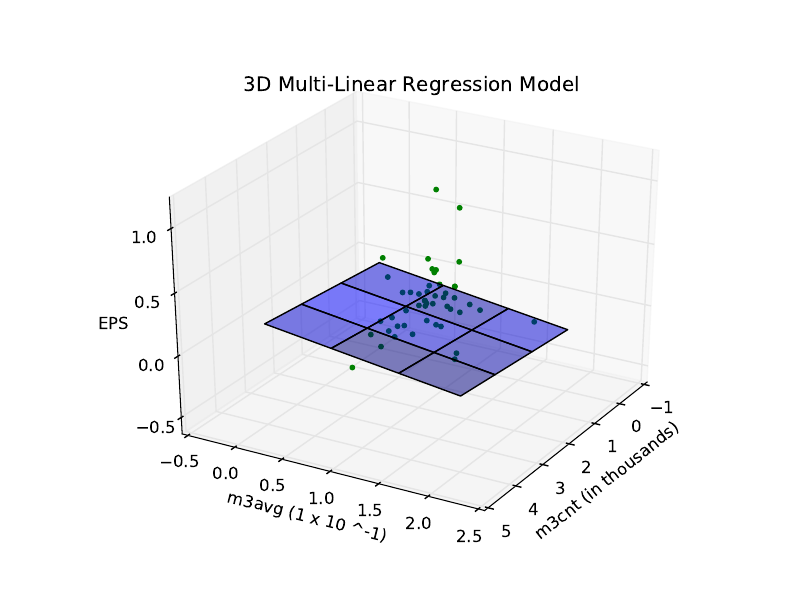

The script that saved this image:
import numpy as np
import matplotlib.pyplot as plt
import random
from mpl_toolkits.mplot3d import Axes3D

def three_d_plot(df, beta_list, exp_lst, result_var):
    '''
    Inputs: dataframe, a list of beta_scores,
    a list of explanatory variables (only two), the result variable.

    Outputs: A 3D graph
    '''
    max_v1 = max(df[exp_lst[0]].values)
    min_v1 = min(df[exp_lst[0]].values)
    max_v2 = max(df[exp_lst[1]].values)
    min_v2 = min(df[exp_lst[1]].values)
    xx, yy = np.mgrid[min_v1:max_v1:30j, min_v2:max_v2:30j]
    points = df[[exp_lst[0], exp_lst[1]]]
    c, a, b = beta_list
    normal = np.array([(-a/c), (-b/c), (1/c)])
    point = np.array([0,0,c])
    d = -1
    z = (-normal[0]*xx - normal[1]*yy - d)*1/(normal[2])

    #scales the graph to see results better
    if max_v1 > 1000:
        max_v1 = max_v1/1000
        min_v1 = min_v1/1000
        x_label = ' (in thousands)'
        x_factor = .001
    else:
        max_v1 = max_v1*10
        min_v1 = min_v1*10
        x_label = ' (1 x 10 ^-1)'
        x_factor = 10

    if max_v2 > 1000:
        max_v2 = max_v1/1000
        min_v2 = min_v1/1000
        y_label = ' (in thousands)'
        y_factor = .001
    else:
        max_v2 = max_v2*10
        min_v2 = min_v2*10
        y_label = ' (1 x 10 ^-1)'
        y_factor = 10

    points = df[[exp_lst[0], exp_lst[1]]]
    c, a, b = beta_list
    normal = np.array([(-a/c), (-b/c), (1/c)])
    point = np.array([0,0,c])
    d = -1
    x_lo_bound = int(min_v1 - min_v1*0.1)
    x_up_bound = int(max_v1 + max_v1*0.1)
    y_lo_bound = int(min_v2 - min_v2*0.1)
    y_up_bound = int(max_v2 + max_v2*0.1)
    xx_fit, yy_fit = np.mgrid[x_lo_bound:x_up_bound:30j, y_lo_bound:y_up_bound:30j]
    z1 = (-normal[0]*xx - normal[1]*yy - d)*1/(normal[2])
    plt3d = plt.figure().gca(projection='3d')
    plt3d.plot_surface(xx_fit,yy_fit,z, color='blue', alpha=0.5)
    ax = plt.gca()
    ax.hold(True)
    points = df[[exp_lst[0], exp_lst[1], result_var]].values
    points = points.astype(np.float)
    for point in points:
       ax.scatter(point[0]*x_factor, point[1]*y_factor, point[2], s=10, color='green')
    ax.view_init(azim=30)
    ax.set_xlabel(exp_lst[0] + x_label)
    ax.set_ylabel(exp_lst[1] + y_label)
    ax.set_zlabel(result_var)
    ax.set_title('3D Multi-Linear Regression Model')
    plt.savefig('3dplot.pdf')
    plt.close()

def residual_plot(df, beta_list, exp_lst, result_var):
    '''
    Inputs: dataframe, a list of beta_scores,
    a list of explanatory variables, the result variable.

    Outputs: A residual graph
    '''
    c, a, b = beta_list
    points = df[[exp_lst[0], exp_lst[1], result_var]].values
    points = points.astype(np.float)
    plt.plot([0,50], [0,0], 'k-')
    x = []
    dif_list = []
    for i in range(len(points)):
        z = c + a*(points[i][0]) + b*(points[i][1])
        difference = z - points[i][2]
        x.append(i)
        dif_list.append(difference)
    plt.plot(x, dif_list, 'o')
    plt.ylabel('Residuals')
    plt.xlabel('Companies')
    plt.title('Residual Plot')
    plt.savefig('residual_plot.pdf')
    plt.close()
